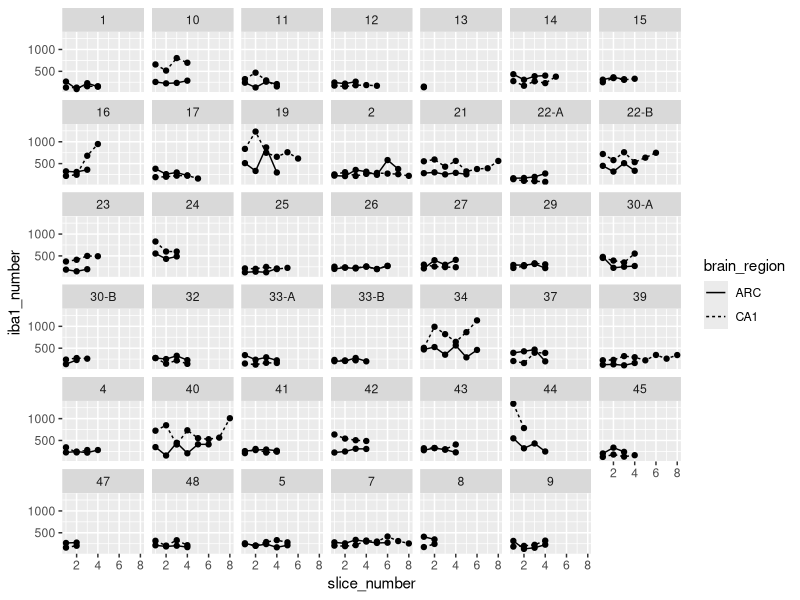
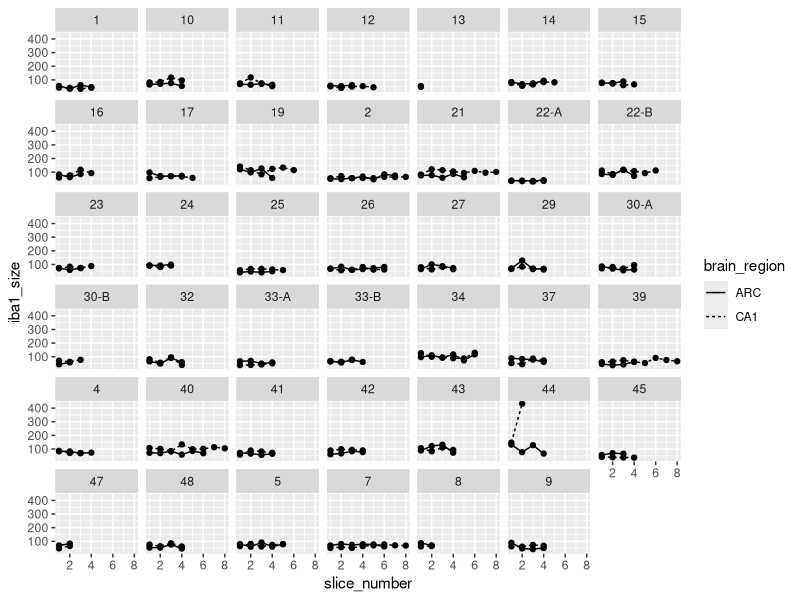
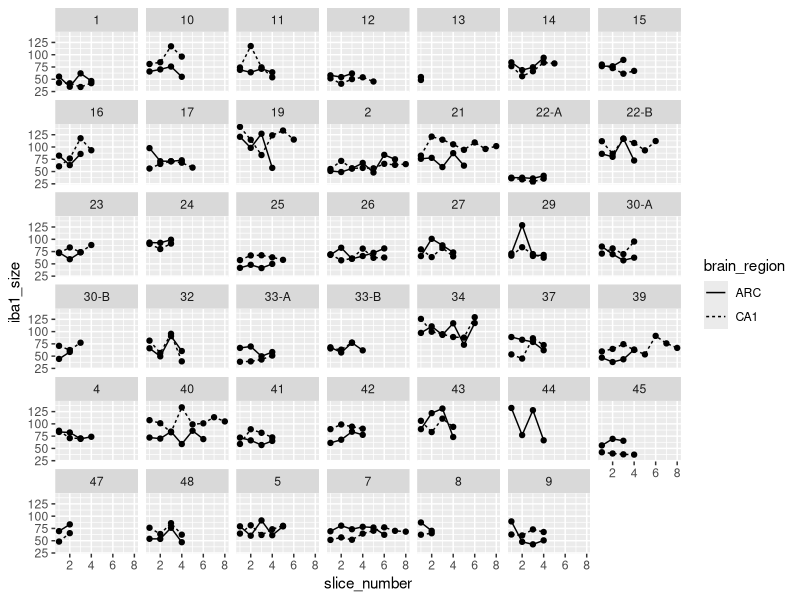
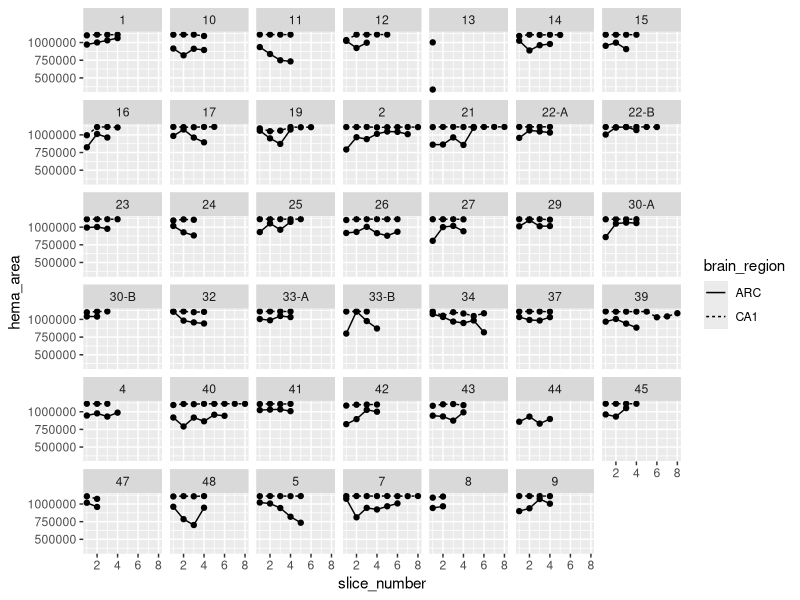
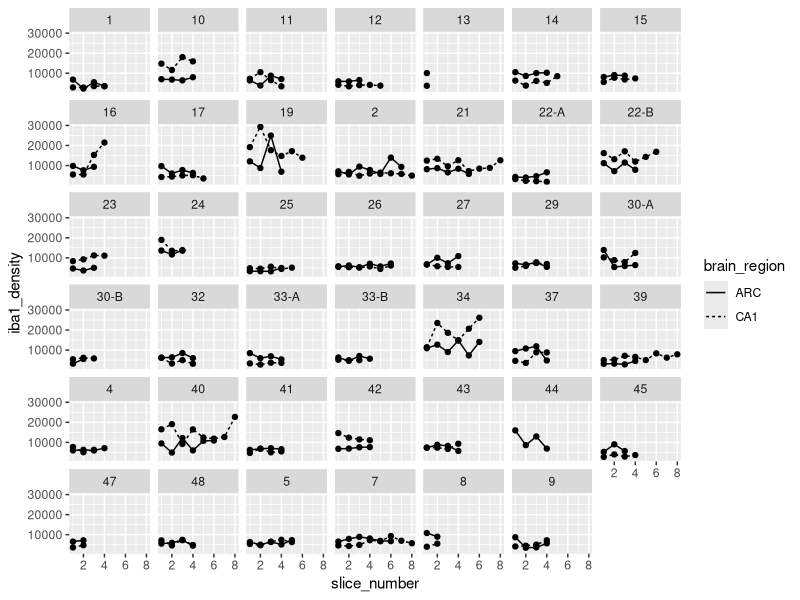

These figures' R source, in order:
## ---- chunk 1
#| label: load-packages
#| output: false

library("tidyverse")
## ---- chunk 2
#| label: session-info
sessionInfo()
## ---- chunk 3
#| label: mydata

# Create a dataframe called mydata
mydata <- 
  
  # Import the data
  read_csv(
    file ="data/iba1-data/experiment-2-iba1-data.csv",
    show_col_types = FALSE
    ) |> 
  
  # Separate the slice string into components by the delimiter "_"
  separate_wider_delim(
    cols = Slice, 
    delim = "_",
    names = c("id", "brain_region", "slice_number", "signal_type")
  ) |>
  
  # Parse the slice number and signal type from the rest of the names
  mutate(
    slice_number = parse_number(slice_number),
    signal_type = parse_number(signal_type),
    .before = Count
  ) |>
  
  # Deselect variables of disinterest
  select(-"%Area")

# Show a summary of the dataframe
summary(mydata)
## ---- chunk 4
#| label: hema-data

# Create a new dataframe called "hema_data"
hema_data <-
  
  # Copy the original dataframe
  mydata |>
  
  # Filter to include just the hematoxylin data
  filter(signal_type == "1") |>
  
  # Rename the cell counts to be hematoxylin specific
  rename(
    hema_area  = "Total Area"
  ) |>
  
  # Deselect signal type
  select(-signal_type, -"Count", -"Average Size")

# Show a summary of the dataframe
summary(hema_data)
## ---- chunk 5
#| label: iba1-data

# Create a new dataframe called "iba1_data"
iba1_data <-
  
  # Copy the original dataframe
  mydata |>
  
  # Filter to include just the iba1 data
  filter(signal_type == "2") |>
  
  # Rename the cell counts to be iba1 specific
  rename(
    iba1_number  = Count,
    iba1_size    = "Average Size"
  ) |>
  
  # Deselect signal type
  select(-signal_type, -"Total Area")

# Show a summary of the dataframe
summary(iba1_data)
## ---- chunk 6
#| label: density-data

# Create a new dataframe called "density_data"
density_data <-
  
  # Copy the hematoxylin dataframe
  hema_data |>
  
  # Join the iba1 dataframe to the hematoxylin dataframe
  left_join(
    iba1_data, 
    by = join_by(id, brain_region, slice_number) 
    ) |>
  
  # Compute iba1 cell density (in cells per mm^3)
  mutate(
    iba1_density = iba1_number / (hema_area * 40 / 1e9)
  )

# Show a summary of the dataframe
summary(density_data)
## ---- chunk 7
#| label: plot-number

# Call the iba1 dataframe
density_data |>
  
  # Plot each subject's iba1 cell number over slices to visualize potential outliers
  ggplot(
    aes(
      x = slice_number, 
      y = iba1_number, 
      linetype = brain_region
      )
    ) +
  
  # Facet by id
  facet_wrap(vars(id)) +
  
  # Plot individual data points
  geom_point() +
  
  # Plot connecting lines
  geom_line()
## ---- chunk 8
#| label: plot-size

# Call the iba1 dataframe
density_data |>
  
  # Plot each subject's iba1 cell size over slices to visualize potential outliers
  ggplot(
    aes(
      x = slice_number, 
      y = iba1_size, 
      linetype = brain_region
      )
    ) +
  
  # Facet by id
  facet_wrap(vars(id)) +
  
  # Plot individual data points
  geom_point() +
  
  # Plot connecting lines
  geom_line()
## ---- chunk 9
# Identify the row number of the outlier identified above
outlier_rows <-
  density_data |>
  with(which(id == 44 & brain_region == "CA1"))

# Create a new dataframe excluding the row number of that outlier
density_data_2 <-
  density_data |>
  slice(-c(outlier_rows))

# Show a summary of the dataframe
summary(density_data_2)
## ---- chunk 10
#| label: plot-size-2

# Call the iba1 dataframe
density_data_2 |>
  
  # Plot each subject's iba1 cell size over slices to visualize potential outliers
  ggplot(
    aes(
      x = slice_number, 
      y = iba1_size, 
      linetype = brain_region
      )
    ) +
  
  # Facet by id
  facet_wrap(vars(id)) +
  
  # Plot individual data points
  geom_point() +
  
  # Plot connecting lines
  geom_line()
## ---- chunk 11
#| label: plot-area-2

# Call the iba1 dataframe
density_data_2 |>
  
  # Plot each subject's hematoxylin-stained area over slices to visualize potential outliers
  ggplot(
    aes(
      x = slice_number, 
      y = hema_area, 
      linetype = brain_region
      )
    ) +
  
  # Facet by id
  facet_wrap(vars(id)) +
  
  # Plot individual data points
  geom_point() +
  
  # Plot connecting lines
  geom_line()
## ---- chunk 12
#| label: plot-density-2

# Call the iba1 dataframe
density_data_2 |>
  
  # Plot each subject's iba1 cell density over slices to visualize potential outliers
  ggplot(
    aes(
      x = slice_number, 
      y = iba1_density, 
      linetype = brain_region
      )
    ) +
  
  # Facet by id
  facet_wrap(vars(id)) +
  
  # Plot individual data points
  geom_point() +
  
  # Plot connecting lines
  geom_line()
## ---- chunk 13
#| label: summary_data

# Create a new dataframe called "summary_data"
summary_data <-
  
  # Copy the "density_data" dataframe
  density_data |>
  
  # Grouped by subject id and brain region, compute the mean (avg), standard deviation (SD), and coefficient of variation (CV) for the number of hematoxylin stained cells, the number of iba1+ cells, and the iba1+ cell density across slices, as well as the number of slices counted, for each subject,
  group_by(id, brain_region) |>
  summarise(
    
    # Hematoxylin cells
    hema_area_avg = mean(hema_area),
    hema_area_sd  = sd(hema_area),
    hema_area_cv  = hema_area_sd / hema_area_avg * 100,
    
    # Iba1+ cells
    iba1_number_avg = mean(iba1_number),
    iba1_number_sd  = sd(iba1_number),
    iba1_number_cv  = iba1_number_sd / iba1_number_avg * 100,
    
    # Iba1+ cell density
    iba1_density_avg = mean(iba1_density),
    iba1_density_sd  = sd(iba1_density),
    iba1_density_cv  = iba1_density_sd / iba1_density_avg * 100,
      
    # Number of slices
    slices_counted = n()
  ) |>
  ungroup()

# Show a summary of the dataframe
summary(summary_data)
## ---- chunk 14
#| label: arc-data

# Create a new dataframe called "arc_data
arc_data <-
  
  # Copy the "summary_data" dataframe
  summary_data |> 
  
  # Filter the dataframe to include only the brain region arc (arc = arcuate nucleus)
  filter(brain_region == "ARC") |>
  
  # Deselect the variable "brain_region", as it is no longer necessary
  select(-brain_region) |>
  
  # Rename the columns to be arc specific
  rename(
    
    # Hematoxylin area
    arc_hema_area_avg = hema_area_avg,
    arc_hema_area_sd  = hema_area_sd,
    arc_hema_area_cv  = hema_area_cv,
    
    # Iba1 cells
    arc_iba1_number_avg = iba1_number_avg,
    arc_iba1_number_sd  = iba1_number_sd,
    arc_iba1_number_cv  = iba1_number_cv,
    
    # Iba1 density
    arc_iba1_density_avg = iba1_density_avg,
    arc_iba1_density_sd  = iba1_density_sd,
    arc_iba1_density_cv  = iba1_density_cv,
    
    # Slices counts
    arc_slices_counted = slices_counted
  )

# Show a summary of the dataframe
summary(arc_data)
## ---- chunk 15
#| label: ca1-data

# Create a new dataframe called "ca1_data
ca1_data <-
  
  # Copy the "summary_data" dataframe
  summary_data |> 
  
  # Filter the dataframe to include only the brain region ca1 (of the hippocampus)
  filter(brain_region == "CA1") |>
  
  # Deselect the variable "brain_region", as it is no longer necessary
  select(-brain_region) |>
  
  # Rename the columns to be ca1 specific
  rename(
    
    # Hematoxylin area
    ca1_hema_area_avg = hema_area_avg,
    ca1_hema_area_sd  = hema_area_sd,
    ca1_hema_area_cv  = hema_area_cv,
    
    # Iba1 cells
    ca1_iba1_number_avg = iba1_number_avg,
    ca1_iba1_number_sd  = iba1_number_sd,
    ca1_iba1_number_cv  = iba1_number_cv,
    
    # Iba1 density
    ca1_iba1_density_avg = iba1_density_avg,
    ca1_iba1_density_sd  = iba1_density_sd,
    ca1_iba1_density_cv  = iba1_density_cv,
    
    # Slices counts
    ca1_slices_counted = slices_counted
  )

# Show a summary of the dataframe
summary(ca1_data)
## ---- chunk 16
#| label: iba1-data-processed

# Create a new dataframe called "iba1_data_processed"
iba1_data_combined <-
  
  # Copy the "arc_data" dataframe
  arc_data |>
  
  # Join the "ca1_data" dataframe to the "arc_data" dataframe by the key subject id
  left_join(ca1_data, by = join_by(id)) |>
  
  # Arrange the output by id
  arrange(as.integer(id))

# Exclude the unknown subjects
iba1_data_processed <- 
  iba1_data_combined |>
  slice(-c(36:41)) |>
  mutate(id = as.numeric(id))
  
# Show a summary of the dataframe
summary(iba1_data_processed)
## ---- chunk 17
#| label: statsdata-iba1

# Create a new dataframe
statsdata_iba1 <-
  
  # Import the current stats data frame
  read_csv(
    file ="data/experiment-2-statsdata.csv",
    show_col_types = FALSE
    ) |> 
  
  # Join the iba1 processed data to the stats data frame
  left_join(iba1_data_processed, by = join_by(id))
